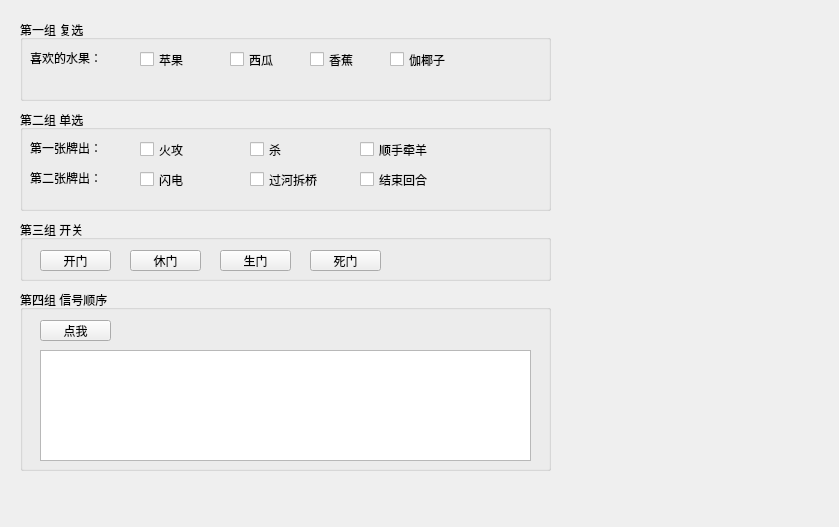
<?xml version="1.0" encoding="UTF-8"?>
<ui version="4.0">
 <class>DialogFunctionButtonGroup</class>
 <widget class="QDialog" name="DialogFunctionButtonGroup">
  <property name="geometry">
   <rect>
    <x>0</x>
    <y>0</y>
    <width>839</width>
    <height>527</height>
   </rect>
  </property>
  <property name="windowTitle">
   <string>Dialog</string>
  </property>
  <widget class="QGroupBox" name="groupBox">
   <property name="geometry">
    <rect>
     <x>20</x>
     <y>20</y>
     <width>531</width>
     <height>81</height>
    </rect>
   </property>
   <property name="title">
    <string>第一组 复选</string>
   </property>
   <widget class="QCheckBox" name="checkBox">
    <property name="geometry">
     <rect>
      <x>120</x>
      <y>30</y>
      <width>71</width>
      <height>19</height>
     </rect>
    </property>
    <property name="text">
     <string>苹果</string>
    </property>
   </widget>
   <widget class="QCheckBox" name="checkBox_2">
    <property name="geometry">
     <rect>
      <x>210</x>
      <y>30</y>
      <width>71</width>
      <height>19</height>
     </rect>
    </property>
    <property name="text">
     <string>西瓜</string>
    </property>
   </widget>
   <widget class="QCheckBox" name="checkBox_3">
    <property name="geometry">
     <rect>
      <x>290</x>
      <y>30</y>
      <width>61</width>
      <height>19</height>
     </rect>
    </property>
    <property name="text">
     <string>香蕉</string>
    </property>
   </widget>
   <widget class="QLabel" name="label">
    <property name="geometry">
     <rect>
      <x>10</x>
      <y>30</y>
      <width>91</width>
      <height>16</height>
     </rect>
    </property>
    <property name="text">
     <string>喜欢的水果：</string>
    </property>
   </widget>
   <widget class="QLabel" name="label_4">
    <property name="geometry">
     <rect>
      <x>120</x>
      <y>60</y>
      <width>291</width>
      <height>16</height>
     </rect>
    </property>
    <property name="text">
     <string/>
    </property>
   </widget>
   <widget class="QCheckBox" name="checkBox_4">
    <property name="geometry">
     <rect>
      <x>370</x>
      <y>30</y>
      <width>87</width>
      <height>19</height>
     </rect>
    </property>
    <property name="text">
     <string>伽椰子</string>
    </property>
   </widget>
  </widget>
  <widget class="QGroupBox" name="groupBox_2">
   <property name="geometry">
    <rect>
     <x>20</x>
     <y>110</y>
     <width>531</width>
     <height>101</height>
    </rect>
   </property>
   <property name="title">
    <string>第二组 单选</string>
   </property>
   <widget class="QCheckBox" name="checkBox_13">
    <property name="geometry">
     <rect>
      <x>120</x>
      <y>30</y>
      <width>87</width>
      <height>19</height>
     </rect>
    </property>
    <property name="text">
     <string>火攻</string>
    </property>
   </widget>
   <widget class="QCheckBox" name="checkBox_14">
    <property name="geometry">
     <rect>
      <x>230</x>
      <y>30</y>
      <width>87</width>
      <height>19</height>
     </rect>
    </property>
    <property name="text">
     <string>杀</string>
    </property>
   </widget>
   <widget class="QCheckBox" name="checkBox_15">
    <property name="geometry">
     <rect>
      <x>340</x>
      <y>30</y>
      <width>87</width>
      <height>19</height>
     </rect>
    </property>
    <property name="text">
     <string>顺手牵羊</string>
    </property>
   </widget>
   <widget class="QLabel" name="label_2">
    <property name="geometry">
     <rect>
      <x>10</x>
      <y>30</y>
      <width>101</width>
      <height>16</height>
     </rect>
    </property>
    <property name="text">
     <string>第一张牌出：</string>
    </property>
   </widget>
   <widget class="QLabel" name="label_3">
    <property name="geometry">
     <rect>
      <x>10</x>
      <y>60</y>
      <width>111</width>
      <height>16</height>
     </rect>
    </property>
    <property name="text">
     <string>第二张牌出：</string>
    </property>
   </widget>
   <widget class="QCheckBox" name="checkBox_16">
    <property name="geometry">
     <rect>
      <x>120</x>
      <y>60</y>
      <width>87</width>
      <height>19</height>
     </rect>
    </property>
    <property name="text">
     <string>闪电</string>
    </property>
   </widget>
   <widget class="QCheckBox" name="checkBox_17">
    <property name="geometry">
     <rect>
      <x>230</x>
      <y>60</y>
      <width>87</width>
      <height>19</height>
     </rect>
    </property>
    <property name="text">
     <string>过河拆桥</string>
    </property>
   </widget>
   <widget class="QCheckBox" name="checkBox_18">
    <property name="geometry">
     <rect>
      <x>340</x>
      <y>60</y>
      <width>87</width>
      <height>19</height>
     </rect>
    </property>
    <property name="text">
     <string>结束回合</string>
    </property>
   </widget>
   <widget class="QLabel" name="label_5">
    <property name="geometry">
     <rect>
      <x>430</x>
      <y>30</y>
      <width>351</width>
      <height>16</height>
     </rect>
    </property>
    <property name="text">
     <string/>
    </property>
   </widget>
   <widget class="QLabel" name="label_6">
    <property name="geometry">
     <rect>
      <x>430</x>
      <y>60</y>
      <width>351</width>
      <height>16</height>
     </rect>
    </property>
    <property name="text">
     <string/>
    </property>
   </widget>
  </widget>
  <widget class="QGroupBox" name="groupBox_3">
   <property name="geometry">
    <rect>
     <x>20</x>
     <y>220</y>
     <width>531</width>
     <height>61</height>
    </rect>
   </property>
   <property name="title">
    <string>第三组 开关</string>
   </property>
   <widget class="QLabel" name="label_10">
    <property name="geometry">
     <rect>
      <x>430</x>
      <y>30</y>
      <width>351</width>
      <height>16</height>
     </rect>
    </property>
    <property name="text">
     <string/>
    </property>
   </widget>
   <widget class="QToolButton" name="toolButton">
    <property name="geometry">
     <rect>
      <x>20</x>
      <y>30</y>
      <width>71</width>
      <height>21</height>
     </rect>
    </property>
    <property name="text">
     <string>开门</string>
    </property>
    <property name="checkable">
     <bool>true</bool>
    </property>
    <property name="checked">
     <bool>false</bool>
    </property>
   </widget>
   <widget class="QToolButton" name="toolButton_2">
    <property name="geometry">
     <rect>
      <x>110</x>
      <y>30</y>
      <width>71</width>
      <height>21</height>
     </rect>
    </property>
    <property name="text">
     <string>休门</string>
    </property>
    <property name="checkable">
     <bool>true</bool>
    </property>
   </widget>
   <widget class="QToolButton" name="toolButton_3">
    <property name="geometry">
     <rect>
      <x>200</x>
      <y>30</y>
      <width>71</width>
      <height>21</height>
     </rect>
    </property>
    <property name="text">
     <string>生门</string>
    </property>
    <property name="checkable">
     <bool>true</bool>
    </property>
   </widget>
   <widget class="QToolButton" name="toolButton_4">
    <property name="geometry">
     <rect>
      <x>290</x>
      <y>30</y>
      <width>71</width>
      <height>21</height>
     </rect>
    </property>
    <property name="text">
     <string>死门</string>
    </property>
    <property name="checkable">
     <bool>true</bool>
    </property>
   </widget>
  </widget>
  <widget class="QGroupBox" name="groupBox_4">
   <property name="geometry">
    <rect>
     <x>20</x>
     <y>290</y>
     <width>531</width>
     <height>181</height>
    </rect>
   </property>
   <property name="title">
    <string>第四组 信号顺序</string>
   </property>
   <widget class="QToolButton" name="toolButton_5">
    <property name="geometry">
     <rect>
      <x>20</x>
      <y>30</y>
      <width>71</width>
      <height>21</height>
     </rect>
    </property>
    <property name="text">
     <string>点我</string>
    </property>
    <property name="checkable">
     <bool>true</bool>
    </property>
    <property name="checked">
     <bool>false</bool>
    </property>
   </widget>
   <widget class="QTextEdit" name="textEdit">
    <property name="geometry">
     <rect>
      <x>20</x>
      <y>60</y>
      <width>491</width>
      <height>111</height>
     </rect>
    </property>
   </widget>
  </widget>
 </widget>
 <resources/>
 <connections/>
</ui>
